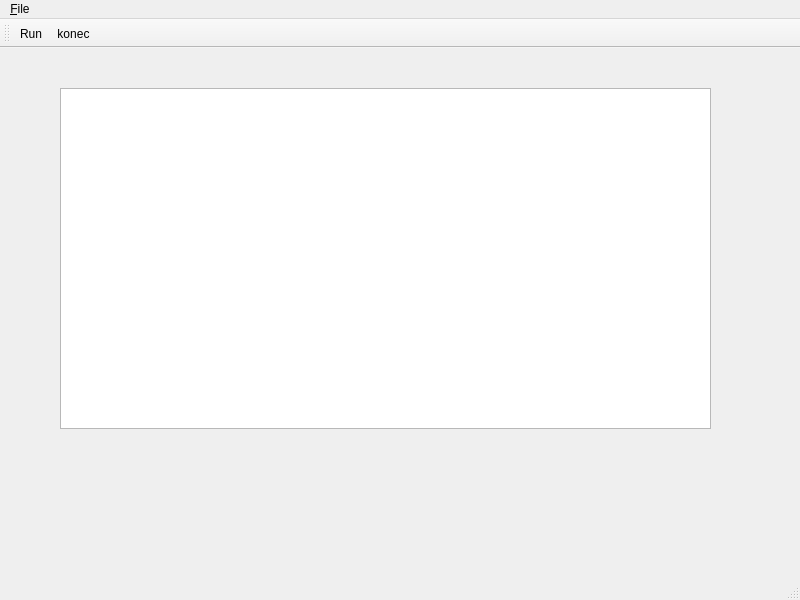
<?xml version="1.0" encoding="UTF-8"?>
<ui version="4.0">
 <class>MainWindow</class>
 <widget class="QMainWindow" name="MainWindow">
  <property name="geometry">
   <rect>
    <x>0</x>
    <y>0</y>
    <width>800</width>
    <height>600</height>
   </rect>
  </property>
  <property name="windowTitle">
   <string>MainWindow</string>
  </property>
  <widget class="QWidget" name="centralwidget">
   <widget class="QTableWidget" name="table">
    <property name="geometry">
     <rect>
      <x>60</x>
      <y>40</y>
      <width>651</width>
      <height>341</height>
     </rect>
    </property>
   </widget>
  </widget>
  <widget class="QMenuBar" name="menubar">
   <property name="geometry">
    <rect>
     <x>0</x>
     <y>0</y>
     <width>800</width>
     <height>24</height>
    </rect>
   </property>
   <widget class="QMenu" name="menu_File">
    <property name="title">
     <string>&amp;File</string>
    </property>
    <addaction name="actionRun"/>
    <addaction name="actionQuit"/>
   </widget>
   <addaction name="menu_File"/>
  </widget>
  <widget class="QStatusBar" name="statusbar"/>
  <widget class="QToolBar" name="toolBar">
   <property name="windowTitle">
    <string>toolBar</string>
   </property>
   <attribute name="toolBarArea">
    <enum>TopToolBarArea</enum>
   </attribute>
   <attribute name="toolBarBreak">
    <bool>false</bool>
   </attribute>
   <addaction name="actionRun"/>
   <addaction name="actionQuit"/>
  </widget>
  <action name="actionRun">
   <property name="text">
    <string>&amp;Run</string>
   </property>
  </action>
  <action name="actionQuit">
   <property name="text">
    <string>&amp;konec</string>
   </property>
  </action>
 </widget>
 <resources/>
 <connections/>
</ui>
